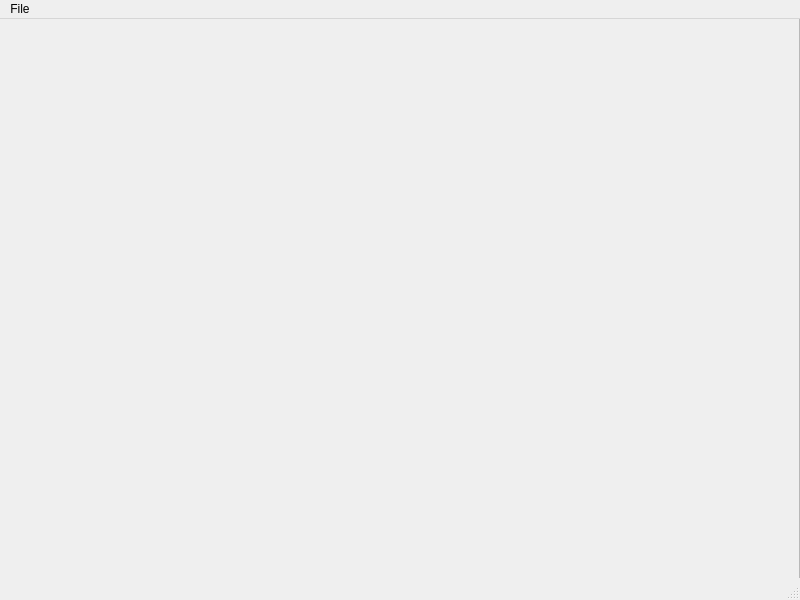
<?xml version="1.0" encoding="UTF-8"?>
<ui version="4.0">
 <class>MainWindow</class>
 <widget class="QMainWindow" name="MainWindow">
  <property name="geometry">
   <rect>
    <x>0</x>
    <y>0</y>
    <width>800</width>
    <height>600</height>
   </rect>
  </property>
  <property name="windowTitle">
   <string>MainWindow</string>
  </property>
  <widget class="QWidget" name="centralwidget">
   <widget class="QScrollArea" name="scrollArea">
    <property name="geometry">
     <rect>
      <x>-1</x>
      <y>-1</y>
      <width>801</width>
      <height>571</height>
     </rect>
    </property>
    <property name="widgetResizable">
     <bool>true</bool>
    </property>
    <widget class="mywidget" name="mywidget">
     <property name="geometry">
      <rect>
       <x>0</x>
       <y>0</y>
       <width>799</width>
       <height>569</height>
      </rect>
     </property>
    </widget>
   </widget>
  </widget>
  <widget class="QMenuBar" name="menubar">
   <property name="geometry">
    <rect>
     <x>0</x>
     <y>0</y>
     <width>800</width>
     <height>21</height>
    </rect>
   </property>
   <widget class="QMenu" name="menuFile">
    <property name="title">
     <string>File</string>
    </property>
    <addaction name="actionSave"/>
    <addaction name="actionLoad"/>
    <addaction name="actionClean"/>
   </widget>
   <addaction name="menuFile"/>
  </widget>
  <widget class="QStatusBar" name="statusbar"/>
  <action name="actionSave">
   <property name="text">
    <string>Save</string>
   </property>
  </action>
  <action name="actionLoad">
   <property name="text">
    <string>Load</string>
   </property>
  </action>
  <action name="actionClean">
   <property name="text">
    <string>Clean</string>
   </property>
  </action>
 </widget>
 <customwidgets>
  <customwidget>
   <class>mywidget</class>
   <extends>QWidget</extends>
   <header>mywidget.h</header>
   <container>1</container>
  </customwidget>
 </customwidgets>
 <resources/>
 <connections/>
</ui>
